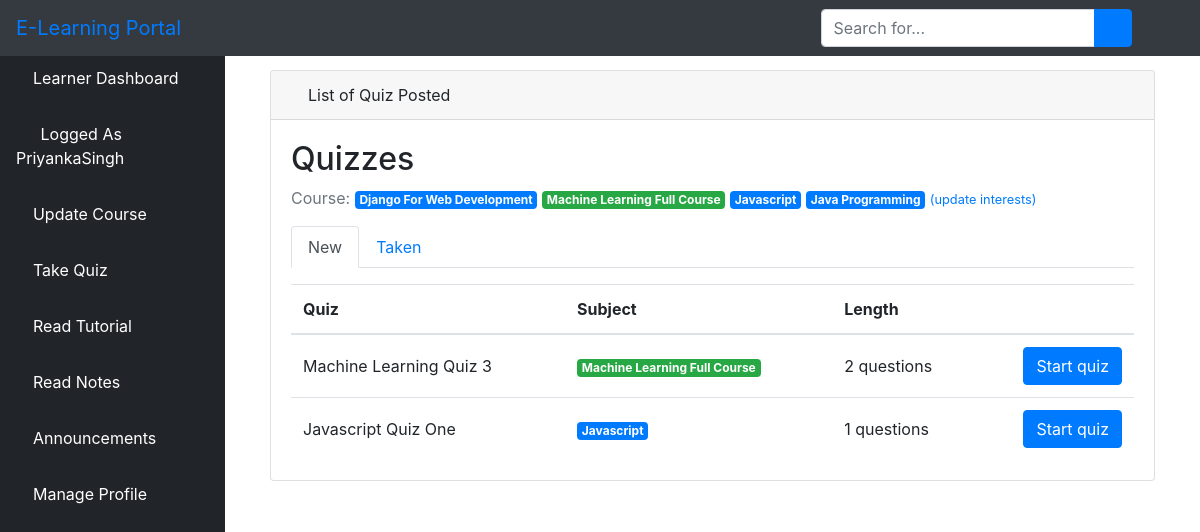
The app's page /learner_quiz/ (signed in) with its own data.
### elearn/models.py (models this page shows, shortened)
class User(AbstractUser):
    is_learner = models.BooleanField(default=False)
    is_instructor = models.BooleanField(default=False)
    is_admin = models.BooleanField(default=False)

class Course(models.Model):
    name = models.CharField(max_length=30)
    color = models.CharField(max_length=7, default='#007bff')
    def get_html_badge(self):
        name = escape(self.name)
        color = escape(self.color)
        html = '<span class="badge badge-primary" style="background-color: %s">%s</span>' % (color, name)
        return mark_safe(html)

class Quiz(models.Model):
    owner = models.ForeignKey(User, on_delete=models.CASCADE, related_name='quizzes')
    name = models.CharField(max_length=255)
    course = models.ForeignKey(Course, on_delete=models.CASCADE, related_name='quizzes')

### elearn/views.py (the view)
# urls.py: path('learner_quiz/', views.LQuizListView.as_view(), name='lquiz_list'),
class LQuizListView(ListView):
    model = Quiz
    ordering = ('name', )
    context_object_name = 'quizzes'
    template_name = 'dashboard/learner/quiz_list.html'
    def get_queryset(self):
        learner = self.request.user.learner
        learner_interests = learner.interests.values_list('pk', flat=True)
        taken_quizzes = learner.quizzes.values_list('pk', flat=True)
        queryset = Quiz.objects.filter(course__in=learner_interests) \
            .exclude(pk__in=taken_quizzes) \
            .annotate(questions_count=Count('questions')) \
            .filter(questions_count__gt=0)
        return queryset

### elearn/templates/dashboard/learner/quiz_list.html (shortened to what this page needs)
{% extends 'dashboard/learner/base.html' %}
{% block body %}
  <div class="container-fluid">
        <div class="row">
          <div class="col-12 mb-3">
          <div class="col-12 mb-3">
                <div id="content-wrapper" style="padding-top: 20px">
        <div class="container-fluid">
            <div class="card mb-3">
                <div class="card-header">
                    <i class="fas fa-table text-primary"></i>
                    List of Quiz Posted
                </div>
                <div class="card-body">
  {% include 'dashboard/learner/_header.html' with active='new' %}
    <table class="table mb-0">
      <thead>
        <tr>
          <th>Quiz</th>
          <th>Subject</th>
          <th>Length</th>
          <th></th>
        </tr>
      </thead>
      <tbody>
        {% for quiz in quizzes %}
          <tr>
            <td class="align-middle">{{ quiz.name }}</td>
            <td class="align-middle">{{ quiz.course.get_html_badge }}</td>
            <td class="align-middle">{{ quiz.questions_count }} questions</td>
            <td class="text-right">
              <a href="{% url 'take_quiz' quiz.pk %}" class="btn btn-primary">Start quiz</a>
            </td>
          </tr>
        {% empty %}
          <tr>
            <td class="bg-light text-center font-italic" colspan="4">No quiz matching your interests right now.</td>
          </tr>
        {% endfor %}
      </tbody>
    </table>
  </div>
{% endblock body %}

### elearn/templates/dashboard/learner/base.html (shortened to what this page needs)
<!DOCTYPE html>
<html lang="en">
<head>
    {% load static %}
    <link href="{% static 'vendor/fontawesome-free/css/all.min.css' %}" rel="stylesheet" type="text/css">
    <link href="{% static 'vendor/datatables/dataTables.bootstrap4.css' %}" rel="stylesheet">
    <link href="{% static 'css/sb-admin.css' %}" rel="stylesheet">
</head>
<body id="page-top">
<nav class="navbar navbar-expand navbar-dark bg-dark fixed-top">
    <a class="navbar-brand mr-1 text-primary" href="">E-Learning Portal</a>
    <button class="btn btn-link btn-sm text-white order-1 order-sm-0" id="sidebarToggle" href="#">
        <i class="fas fa-bars"></i>
    </button>
    <form class="d-none d-md-inline-block form-inline ml-auto mr-0 mr-md-3 my-2 my-md-0">
        <div class="input-group">
            <input type="text" class="form-control" placeholder="Search for..." aria-label="Search" aria-describedby="basic-addon2">
            <div class="input-group-append">
                <button class="btn btn-primary" type="button">
                    <i class="fas fa-search"></i>
                </button>
            </div>
        </div>
    </form>
    <ul class="navbar-nav ml-auto ml-md-0">
        <li class="nav-item dropdown no-arrow">
            <a class="nav-link dropdown-toggle" href="#" id="userDropdown" role="button" data-toggle="dropdown" aria-haspopup="true" aria-expanded="false">
                <i class="fas fa-user-circle fa-fw text-primary"></i>
            </a>
        </li>
    </ul>
</nav>
<div id="wrapper" style="padding-top: 50px;">
<ul class="sidebar navbar-nav">
    <li class="nav-item active">
        <a class="nav-link" href="{% url 'learner' %}">
         <i class="fa fa-home" aria-hidden="true"></i>
            <span>Learner Dashboard</span>
        </a>
    </li>
    <li class="nav-item active">
        <a class="nav-link" href="">
            <i class="fas fa-user-circle fa-fw text-primary"></i>
            <span>Logged As {{ user.username }}</span>
        </a>
    </li>
         <li class="nav-item">
        <a class="nav-link" href="{% url 'interests' %}">
            <i class="fa fa-folder-open"></i>
            <span style="color: white">Update Course</span>
        </a>
    </li>
        <li class="nav-item">
        <a class="nav-link" href="{% url 'lquiz_list' %}">
            <i class="fas fa-book"></i>
            <span style="color: white">Take Quiz</span>
        </a>
    </li>
     <li class="nav-item">
        <a class="nav-link" href="{% url 'ltutorial' %}">
            <i class="fas fa-book-reader text-default"></i>
            <span style="color: white">Read Tutorial</span>
        </a>
    </li>
      <li class="nav-item">
        <a class="nav-link" href="{% url 'llnotes' %}">
            <i class="fas fa-pen" aria-hidden="true"></i>
            <span style="color: white">Read Notes</span>
        </a>
    </li>
    <li class="nav-item">
        <a class="nav-link" href="{% url 'ilchat' %}">
        <i class="fas fa-bell"></i>
            <span style="color: white">Announcements</span>
        </a>
    </li>
      <li class="nav-item dropdown no-arrow">
                            <a class="nav-link dropdown-toggle" data-toggle="dropdown" aria-haspopup="true" aria-expanded="false" href="">
            <i class="fas fa-user text-default"></i>
            <span style="color: white">Manage Profile</span>
        </a>
        </li>
</ul>
    {% block body %}{% endblock %}
</div>

### elearn/templates/dashboard/learner/_header.html
<h2>Quizzes</h2>
<p class="text-muted">
  Course:{% for course in user.learner.interests.all %} {{ course.get_html_badge }}{% endfor %}
  <a href="{% url 'interests' %}"><small>(update interests)</small></a>
</p>
<ul class="nav nav-tabs mb-3">
  <li class="nav-item">
    <a class="nav-link{% if active == 'new' %} active{% endif %}" href="{% url 'lquiz_list' %}">New</a>
  </li>
  <li class="nav-item">
    <a class="nav-link{% if active == 'taken' %} active{% endif %}" href="{% url 'taken_quiz_list' %}">Taken</a>
  </li>
</ul>

### records on screen
User: username "PriyankaSingh"
Course: get_html_badge "Django For Web Development"
Course: get_html_badge "Machine Learning Full Course"
Course: get_html_badge "Javascript"
Course: get_html_badge "Java Programming"
Quiz: name "Machine Learning Quiz 3", course.get_html_badge "Machine Learning Full Course", questions_count "2"
Quiz: name "Javascript Quiz One", course.get_html_badge "Javascript", questions_count "1"
